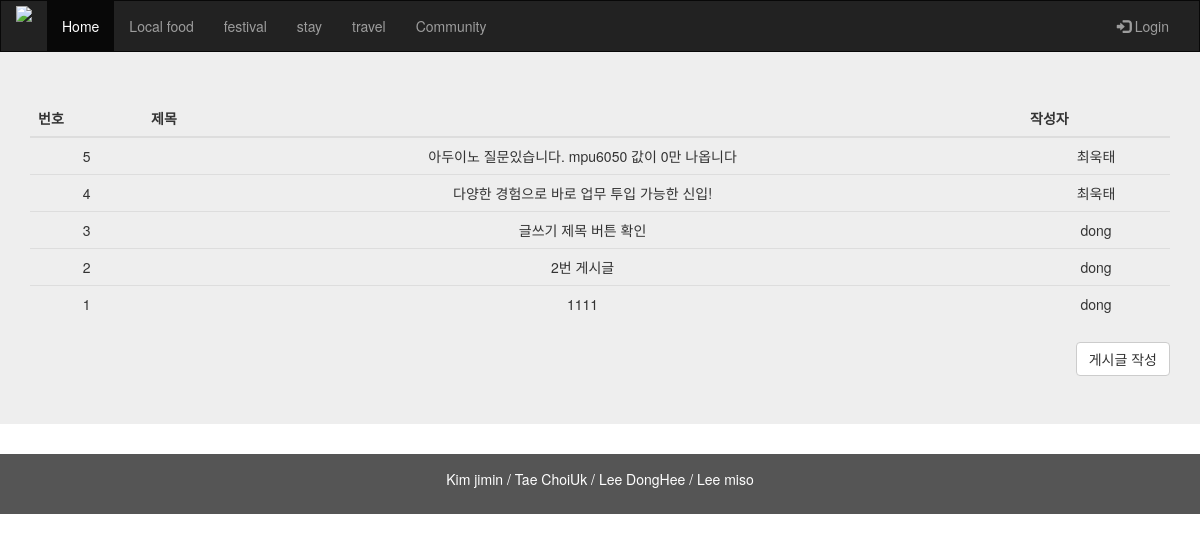
The page /commu/list/ on the database as committed earlier.
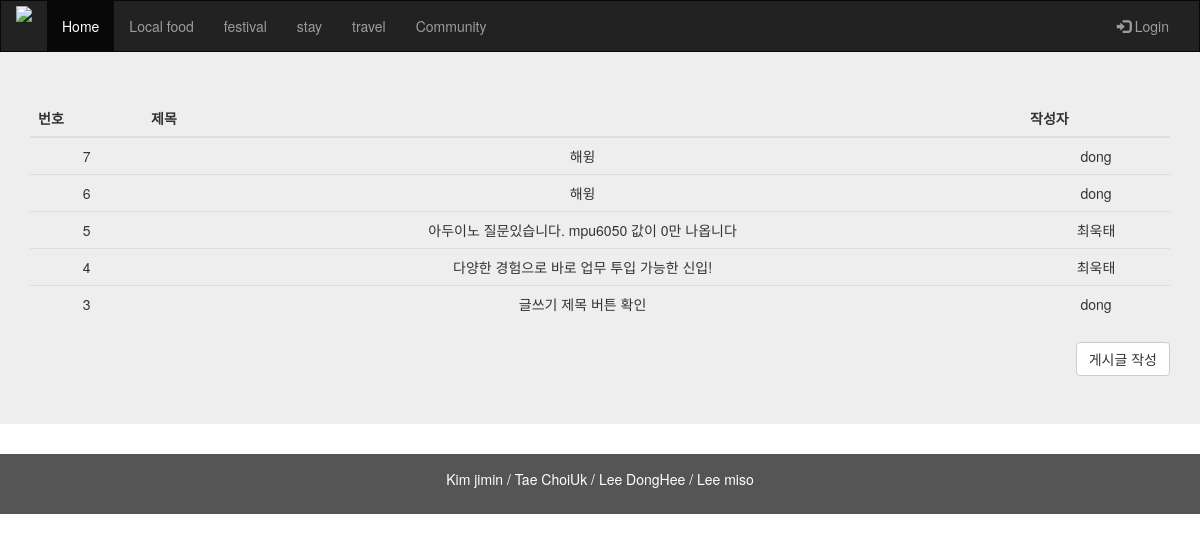
The same page on the database as committed later.
### user/models.py (models this page shows)
class Board(models.Model):
    title = models.CharField(max_length=100)
    content = models.CharField(max_length=1000)
    id1 = models.ForeignKey(User, on_delete=models.CASCADE)

class User(models.Model):
    id1 = models.CharField(max_length=10)
    pwd = models.CharField(max_length=10)
    name = models.CharField(max_length=10)

### mini_project/views.py (the view)
# urls.py: path('commu/list/', views.list),
def list(request):
    commu_list = Board.objects.order_by('-id')
    context = {
        'commu_list' : commu_list
    }
    return render(request, 'commu_list.html', context)

### templates/commu_list.html
{% extends 'base.html' %}
{% block content %}
<div class="jumbotron">
    <div class="container text-center">
        <table class="table table-hover">
            <thead>
                <tr>
                    <th>번호</th>
                    <th>제목</th>
                    <th>작성자</th>
                </tr>
            </thead>
            <tbody>
                {% for user in commu_list %}
                <tr onclick='location="/commu/detail/{{ user.id }}" '>
                    <td>{{ user.id }}</td>
                    <td>{{ user.title }}</td>
                    <td>{{ user.id1.name }}</td>
                </tr>
                {% endfor %}
            </tbody>
        </table>
        <button type="button" onclick = "location.href = '/commu/write/' "class="btn btn-default" style='float: right;'>게시글 작성</button>
    </div>
</div>
{% endblock %}

### templates/base.html (shortened to what this page needs)
<!DOCTYPE html>
<html lang="kr">
<head>
  <link rel="stylesheet" href="https://maxcdn.bootstrapcdn.com/bootstrap/3.4.1/css/bootstrap.min.css">
</head>
<body>
  <nav class="navbar navbar-inverse">
    <div class="container-fluid">
      <div class="navbar-header">
        <a class="navbar-brand" href="/" style="padding-top: 5px;"><img src='https://ifh.cc/g/raZeN4.png'
            style="height: 40px;"></a>
      </div>
      <div class="collapse navbar-collapse" id="myNavbar">
        <ul class="nav navbar-nav">
          <li class="active"><a href="/">Home</a></li>
          <li><a href="/food/">Local food</a></li>
          <li><a href="/festival/">festival</a></li>
          <li><a href="/stay/">stay</a></li>
          <li><a href="/exp/">travel</a></li>
          <li><a href="/commu/list/">Community</a></li>
        </ul>
        <ul class="nav navbar-nav navbar-right">
          {% if request.session.id1 %}
          <li>
            <a href="/signout/">
              <span class="glyphicon glyphicon-log-out"></span> Logout {{ request.session.id1 }} 님 반갑습니다.
            </a>
          </li>
          {% else %}
          <li>
            <a href="/signin/">
              <span class="glyphicon glyphicon-log-in"></span> Login
            </a>
          </li>
          {% endif %}
        </ul>
      </div>
    </div>
  </nav>
  {% block content %}
  {% endblock %}
  <footer class="container-fluid text-center">
    <p>Kim jimin  /
      Tae ChoiUk  /
      Lee DongHee  /
      Lee miso
    </p>
  </footer>
</body>
</html>

### templates/base.html (style rules this page uses)
.navbar { margin-bottom: 0; border-radius: 0; }
footer { background-color: #555; color: white; padding: 15px; }
ul,li { list-style:none; padding: 0; }

Rows that differ between the two databases and show on the page:
removed Board: id "2", title "2번 게시글", id1.name "dong"
removed Board: id "1", title "1111", id1.name "dong"
added Board: id "7", title "해윙", id1.name "dong"
added Board: id "6", title "해윙", id1.name "dong"
